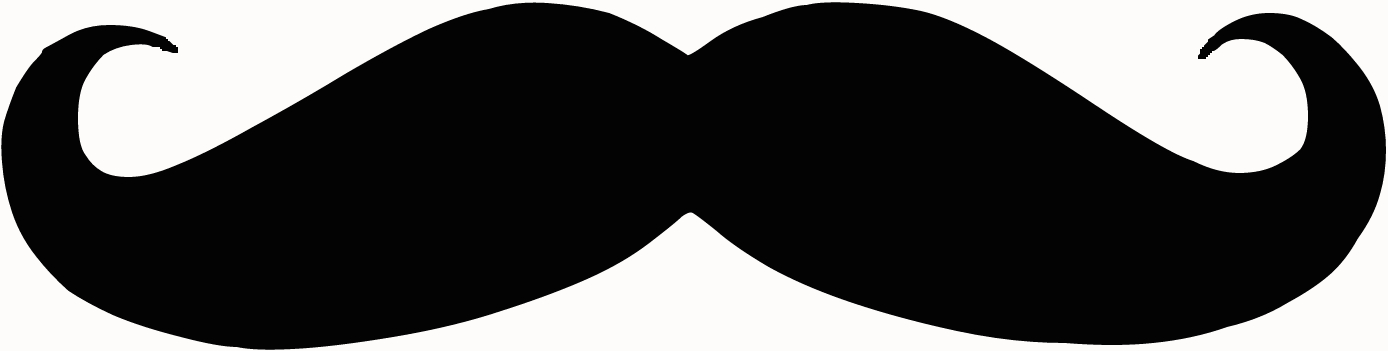
#> input picture Chapter+4_Images/moustache.png, 1388 x 351 px, found by its file name
$ python mouth_moustache.py
#> lines starting #> are read from the running program, lines starting #| are printed output that depends on the picture; after the words box and inside, x2 and y2 are one past the last pixel; in counts of white or black regions, pixels touching at a corner belong together
import cv2
import numpy as np

mouth_cascade = cv2.CascadeClassifier('cascade_files/haarcascade_mcs_mouth.xml')

moustache_mask = cv2.imread('../images/moustache.png')
#> moustache_mask is the input picture: shape (351, 1388, 3); mean B, G, R 83, 83.3, 83.9
h_mask, w_mask = moustache_mask.shape[:2]
#> h_mask = 351; w_mask = 1388

if mouth_cascade.empty():
	raise IOError('Unable to load the mouth cascade classifier xml file')

frame = cv2.imread('../images/prateek.jpg')
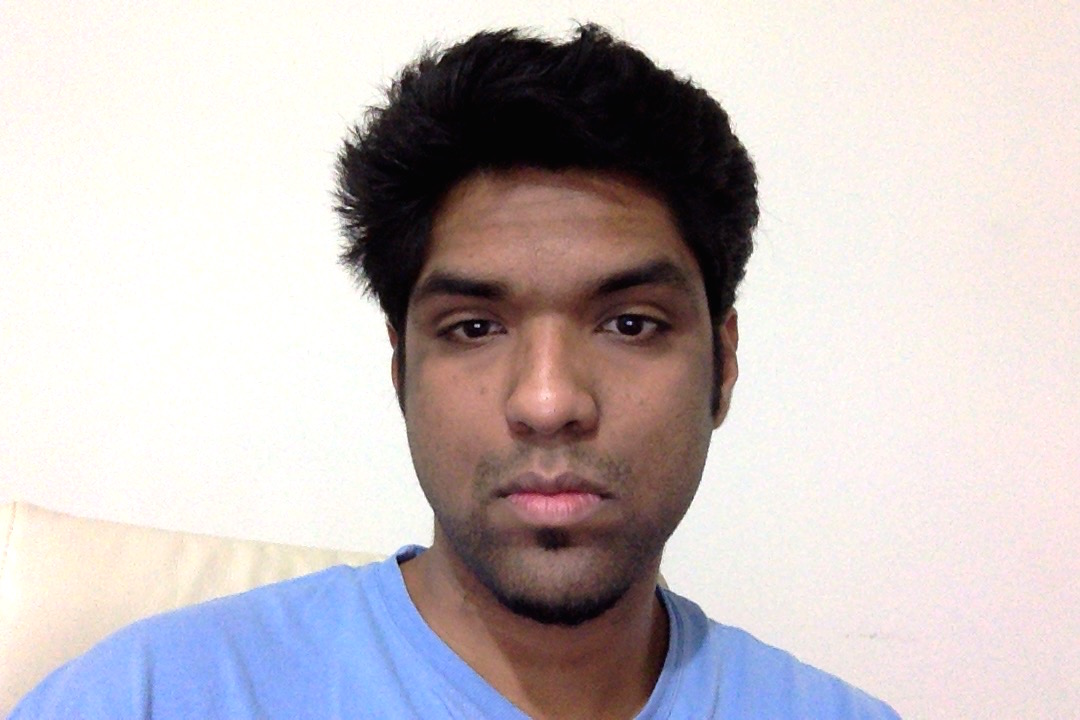
#> input picture Chapter+4_Images/prateek.jpg, 1080 x 720 px, found by its file name
#> frame is the input picture: shape (720, 1080, 3); mean B, G, R 191.1, 189.8, 198.1
ret = cv2.imread('../images/prateek.jpg')
scaling_factor = 0.5

frame = cv2.resize(frame, None, fx=scaling_factor, fy=scaling_factor, interpolation=cv2.INTER_AREA)
#> frame: shape (360, 540, 3)
gray = cv2.cvtColor(frame, cv2.COLOR_BGR2GRAY)
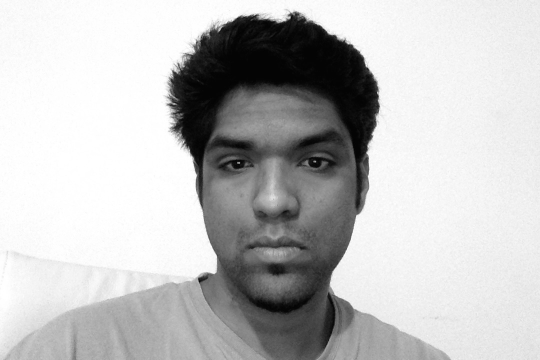
#> gray: shape (360, 540); min 3, max 255, mean 192.6

mouth_rects = mouth_cascade.detectMultiScale(gray, 1.3, 5)
#> mouth_rects = [[235, 240, 82, 50], [253, 292, 55, 33], [202, 138, 71, 43], [245, 286, 71, 43]]
if len(mouth_rects) > 0:
    (x,y,w,h) = mouth_rects[0]
#> x = 235; y = 240; w = 82; h = 50
    h, w = int(0.6*h), int(1.2*w)
#> h = 30; w = 98
    x -= int(0.05*w)
#> x = 231
    y -= int(0.55*h)
#> y = 224
    frame_roi = frame[y:y+h, x:x+w]
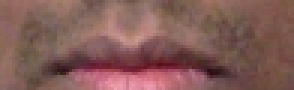
#> frame_roi: shape (30, 98, 3) (shown 3 times larger); mean B, G, R 87.4, 92.3, 131.7
    moustache_mask_small = cv2.resize(moustache_mask, (w, h), interpolation=cv2.INTER_AREA)
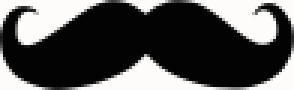
#> moustache_mask_small: shape (30, 98, 3) (shown 3 times larger); mean B, G, R 83, 83.3, 83.9

    gray_mask = cv2.cvtColor(moustache_mask_small, cv2.COLOR_BGR2GRAY)
    ret, mask = cv2.threshold(gray_mask, 50, 255, cv2.THRESH_BINARY_INV)
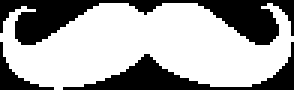
#> mask: shape (30, 98) (shown 3 times larger); 64.7% white; 3 black regions, box (x1, y1, x2, y2) and area: (0, 0, 98, 15) 624, (21, 14, 98, 30) 335, (0, 14, 18, 30) 79
    mask_inv = cv2.bitwise_not(mask)
    masked_mouth = cv2.bitwise_and(moustache_mask_small, moustache_mask_small, mask=mask)
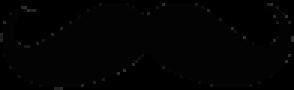
#> masked_mouth: shape (30, 98, 3) (shown 3 times larger); mean B, G, R 2.6, 2.6, 2.6
    masked_frame = cv2.bitwise_and(frame_roi, frame_roi, mask=mask_inv)
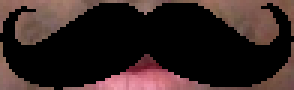
#> masked_frame: shape (30, 98, 3) (shown 3 times larger); mean B, G, R 32.4, 34.3, 49.5
    frame[y:y+h, x:x+w] = cv2.add(masked_mouth, masked_frame)

#cv2.imshow('Moustache', frame)
cv2.imwrite('moustache.jpg',frame)
